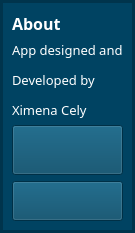
        <widget class="QFrame" name="right_frame">
         <property name="maximumSize">
          <size>
           <width>0</width>
           <height>16777215</height>
          </size>
         </property>
         <property name="styleSheet">
          <string notr="true">background-color: rgb(0, 67, 98);</string>
         </property>
         <property name="frameShape">
          <enum>QFrame::StyledPanel</enum>
         </property>
         <property name="frameShadow">
          <enum>QFrame::Raised</enum>
         </property>
         <layout class="QVBoxLayout" name="verticalLayout_4">
          <property name="spacing">
           <number>0</number>
          </property>
          <property name="leftMargin">
           <number>0</number>
          </property>
          <property name="topMargin">
           <number>0</number>
          </property>
          <property name="rightMargin">
           <number>0</number>
          </property>
          <property name="bottomMargin">
           <number>0</number>
          </property>
          <item>
           <widget class="QFrame" name="contact_info_frame">
            <property name="frameShape">
             <enum>QFrame::StyledPanel</enum>
            </property>
            <property name="frameShadow">
             <enum>QFrame::Raised</enum>
            </property>
            <layout class="QGridLayout" name="gridLayout_5">
             <property name="leftMargin">
              <number>0</number>
             </property>
             <property name="topMargin">
              <number>0</number>
             </property>
             <property name="rightMargin">
              <number>0</number>
             </property>
             <property name="bottomMargin">
              <number>0</number>
             </property>
             <property name="spacing">
              <number>0</number>
             </property>
             <item row="2" column="0">
              <widget class="QFrame" name="frame">
               <property name="frameShape">
                <enum>QFrame::StyledPanel</enum>
               </property>
               <property name="frameShadow">
                <enum>QFrame::Raised</enum>
               </property>
               <layout class="QVBoxLayout" name="verticalLayout_5">
                <item>
                 <widget class="QLabel" name="label_11">
                  <property name="font">
                   <font>
                    <family>Lucida Sans</family>
                    <pointsize>12</pointsize>
                    <weight>75</weight>
                    <bold>true</bold>
                   </font>
                  </property>
                  <property name="text">
                   <string>&lt;html&gt;&lt;head/&gt;&lt;body&gt;&lt;p&gt;&lt;span style=&quot; color:#ffffff;&quot;&gt;About&lt;/span&gt;&lt;/p&gt;&lt;/body&gt;&lt;/html&gt;</string>
                  </property>
                 </widget>
                </item>
                <item>
                 <widget class="QLabel" name="label_13">
                  <property name="font">
                   <font>
                    <family>Lucida Sans</family>
                    <pointsize>10</pointsize>
                    <weight>50</weight>
                    <bold>false</bold>
                   </font>
                  </property>
                  <property name="text">
                   <string>&lt;html&gt;&lt;head/&gt;&lt;body&gt;&lt;p&gt;&lt;span style=&quot; color:#ffffff;&quot;&gt;App designed and&lt;/span&gt;&lt;/p&gt;&lt;p&gt;&lt;span style=&quot; color:#ffffff;&quot;&gt;Developed by &lt;/span&gt;&lt;/p&gt;&lt;p&gt;&lt;span style=&quot; color:#ffffff;&quot;&gt;Ximena Cely&lt;/span&gt;&lt;/p&gt;&lt;/body&gt;&lt;/html&gt;</string>
                  </property>
                 </widget>
                </item>
                <item>
                 <widget class="QPushButton" name="instagram_btn">
                  <property name="minimumSize">
                   <size>
                    <width>50</width>
                    <height>50</height>
                   </size>
                  </property>
                  <property name="font">
                   <font>
                    <family>Lucida Sans</family>
                    <pointsize>10</pointsize>
                    <weight>75</weight>
                    <bold>true</bold>
                   </font>
                  </property>
                  <property name="text">
                   <string/>
                  </property>
                  <property name="icon">
                   <iconset resource="icons/icons.qrc">
                    <normaloff>:/icons/instagram.svg</normaloff>:/icons/instagram.svg</iconset>
                  </property>
                  <property name="iconSize">
                   <size>
                    <width>32</width>
                    <height>32</height>
                   </size>
                  </property>
                 </widget>
                </item>
                <item>
                 <widget class="QPushButton" name="email_btn">
                  <property name="minimumSize">
                   <size>
                    <width>40</width>
                    <height>40</height>
                   </size>
                  </property>
                  <property name="font">
                   <font>
                    <family>Lucida Sans</family>
                    <pointsize>10</pointsize>
                    <weight>75</weight>
                    <bold>true</bold>
                   </font>
                  </property>
                  <property name="text">
                   <string/>
                  </property>
                  <property name="icon">
                   <iconset resource="icons/icons.qrc">
                    <normaloff>:/icons/mail.svg</normaloff>:/icons/mail.svg</iconset>
                  </property>
                  <property name="iconSize">
                   <size>
                    <width>32</width>
                    <height>32</height>
                   </size>
                  </property>
                 </widget>
                </item>
               </layout>
              </widget>
             </item>
            </layout>
           </widget>
          </item>
         </layout>
        </widget>
